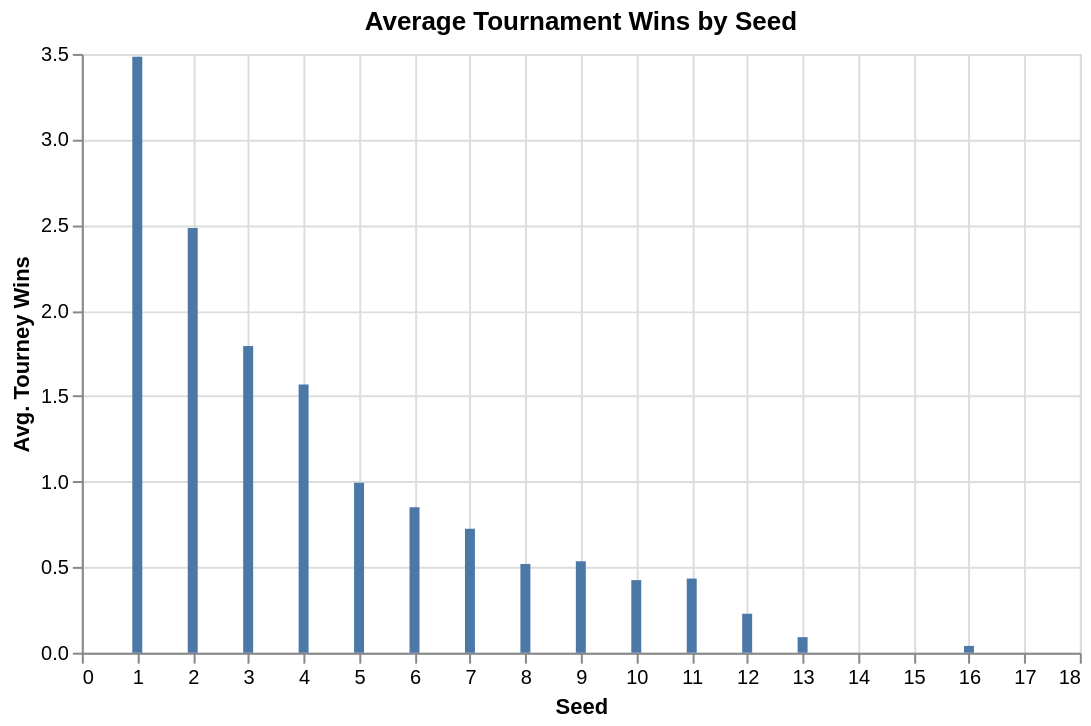

The notebook cell this image was saved under:
### Code cell
avg_per_seed = marchmadness.groupby(by='seed')['tourney_wins'].mean().reset_index()

alt.Chart(avg_per_seed).mark_bar().encode(
    x = alt.X('seed').title('Seed'),
    y = alt.Y('tourney_wins').title('Avg. Tourney Wins')
).properties(title='Average Tournament Wins by Seed',
            width = 500)

### Figure 1 — Vega-Lite specification as saved in the notebook (floating-point values rounded to 4 significant figures)
{"config": {"view": {"continuousWidth": 300, "continuousHeight": 300}}, "data": {"name": "data-2845c5cfa400f63edbd63f6a8dbaee2c"}, "mark": {"type": "bar"}, "encoding": {"x": {"field": "seed", "title": "Seed", "type": "quantitative"}, "y": {"field": "tourney_wins", "title": "Avg. Tourney Wins", "type": "quantitative"}}, "title": "Average Tournament Wins by Seed", "width": 500, "$schema": "https://vega.github.io/schema/vega-lite/v5.20.1.json", "datasets": {"data-2845c5cfa400f63edbd63f6a8dbaee2c": [{"seed": 1, "tourney_wins": 3.483}, {"seed": 2, "tourney_wins": 2.483}, {"seed": 3, "tourney_wins": 1.792}, {"seed": 4, "tourney_wins": 1.568}, {"seed": 5, "tourney_wins": 0.9933}, {"seed": 6, "tourney_wins": 0.8503}, {"seed": 7, "tourney_wins": 0.7248}, {"seed": 8, "tourney_wins": 0.5177}, {"seed": 9, "tourney_wins": 0.5344}, {"seed": 10, "tourney_wins": 0.4242}, {"seed": 11, "tourney_wins": 0.4333}, {"seed": 12, "tourney_wins": 0.2276}, {"seed": 13, "tourney_wins": 0.09091}, {"seed": 14, "tourney_wins": 0.0}, {"seed": 15, "tourney_wins": 0.0}, {"seed": 16, "tourney_wins": 0.0396}]}}
